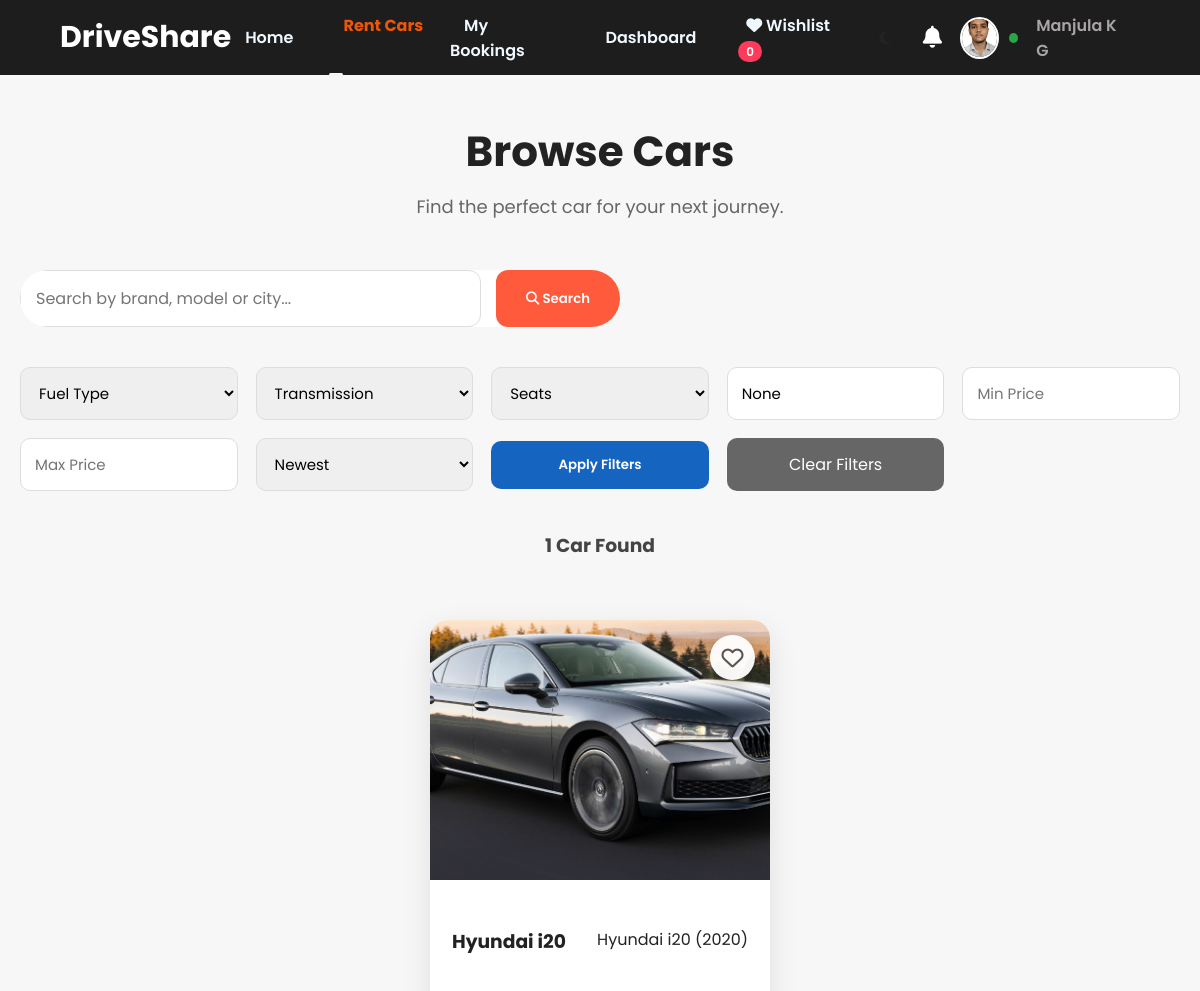
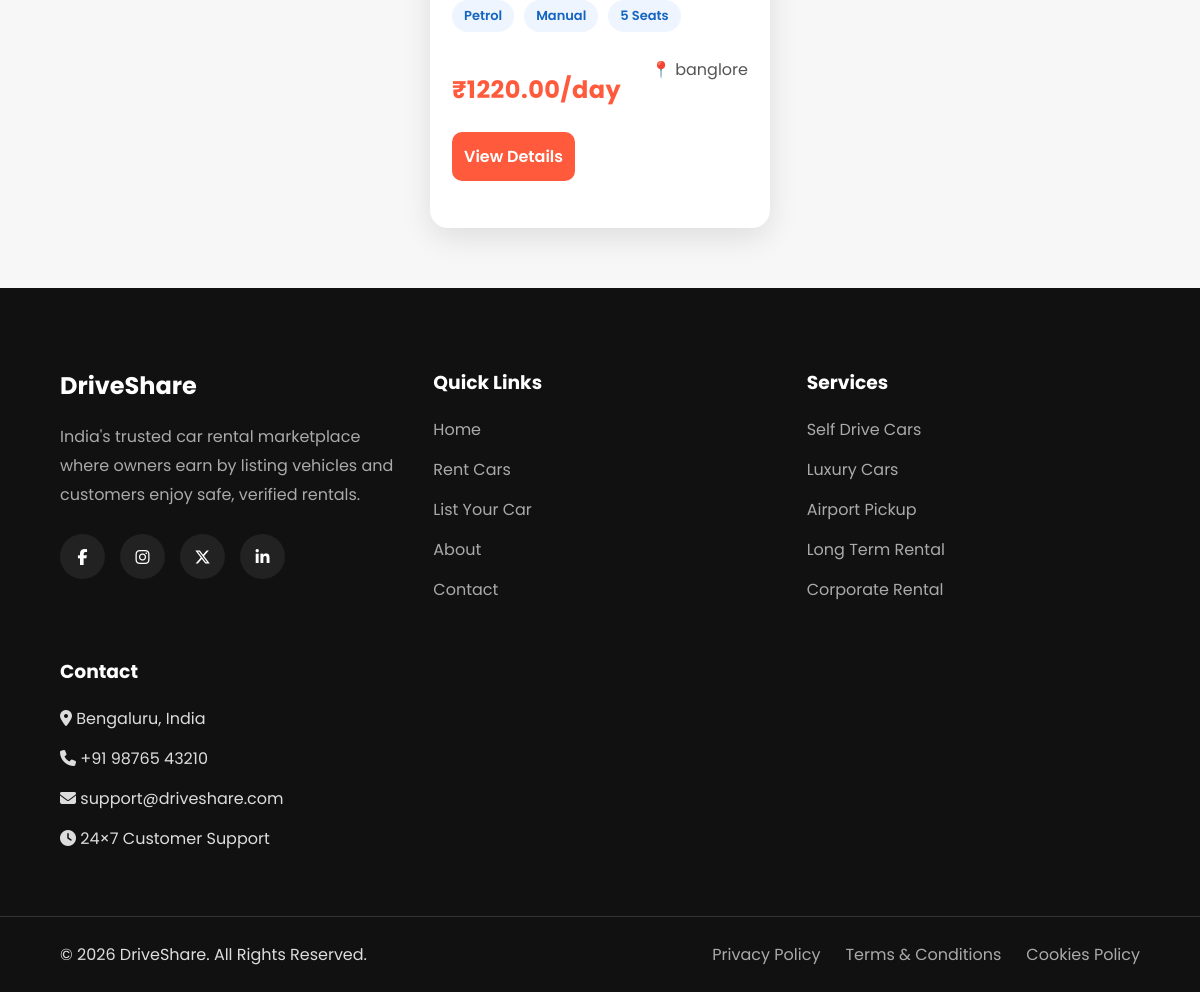
Screenshot of /cars/browse/ (signed in) with the database file from the repository (2 pictures, top to bottom).
### accounts/models.py (models this page shows, shortened)
class CustomUser(AbstractUser):
    USER_TYPES = (
        ('customer', 'Customer'),
        ('owner', 'Car Owner'),
        ('admin', 'Admin'),
    )
    user_type = models.CharField(
        max_length=20,
        choices=USER_TYPES,
        default='customer'
    )
    phone_number = models.CharField(
        max_length=15,
        blank=True
    )
    profile_picture = models.ImageField(
        upload_to='profile_pictures/',
        blank=True,
        null=True
    )

### cars/models.py (models this page shows, shortened)
class Car(models.Model):
    FUEL_TYPES = [
        ("Petrol", "Petrol"),
        ("Diesel", "Diesel"),
        ("Electric", "Electric"),
        ("Hybrid", "Hybrid"),
        ("CNG", "CNG"),
    ]
    TRANSMISSION_TYPES = [
        ("Manual", "Manual"),
        ("Automatic", "Automatic"),
    ]
    STATUS_CHOICES = [
        ("Pending", "Pending"),
        ("Approved", "Approved"),
        ("Rejected", "Rejected"),
    ]
    owner = models.ForeignKey(
        CustomUser,
        on_delete=models.CASCADE,
        related_name="cars"
    )
    title = models.CharField(max_length=150)
    brand = models.CharField(max_length=100)
    model = models.CharField(max_length=100)
    year = models.PositiveIntegerField()
    color = models.CharField(max_length=50)
    seats = models.PositiveIntegerField()
    fuel_type = models.CharField(
        max_length=20,
        choices=FUEL_TYPES
    )
    transmission = models.CharField(
        max_length=20,
        choices=TRANSMISSION_TYPES
    )
    price_per_day = models.DecimalField(
        max_digits=10,
        decimal_places=2
    )
    city = models.CharField(max_length=100)
    description = models.TextField()
    is_available = models.BooleanField(default=True)
    approval_status = models.CharField(
        max_length=20,
        choices=STATUS_CHOICES,
        default="Pending"
    )
    rejection_reason = models.TextField(
    blank=True,
    null=True
)
    created_at = models.DateTimeField(auto_now_add=True)
    updated_at = models.DateTimeField(auto_now=True)

class CarImage(models.Model):
    car = models.ForeignKey(
        Car,
        on_delete=models.CASCADE,
        related_name="images"
    )
    image = models.ImageField(
        upload_to="car_images/"
    )
    is_primary = models.BooleanField(
        default=False
    )
    uploaded_at = models.DateTimeField(
        auto_now_add=True
    )

### cars/views.py (the view, shortened to what this page needs)
def browse_cars(request):
    cars = Car.objects.filter(
        approval_status="Approved",
        is_available=True
    )
    search = request.GET.get("search")
    fuel = request.GET.get("fuel")
    transmission = request.GET.get("transmission")
    seats = request.GET.get("seats")
    city = request.GET.get("city")
    min_price = request.GET.get("min_price")
    max_price = request.GET.get("max_price")
    sort = request.GET.get("sort")
    if fuel:
        cars = cars.filter(fuel_type=fuel)
    if transmission:
        cars = cars.filter(transmission=transmission)
    if seats:
        cars = cars.filter(seats=seats)
    if city:
        cars = cars.filter(city__icontains=city)
    if min_price:
        cars = cars.filter(price_per_day__gte=min_price)
    if max_price:
        cars = cars.filter(price_per_day__lte=max_price)
    if sort == "low":
        cars = cars.order_by("price_per_day")
    elif sort == "high":
        cars = cars.order_by("-price_per_day")
    elif sort == "old":
        cars = cars.order_by("created_at")
    else:
        cars = cars.order_by("-created_at")
    paginator = Paginator(cars, 9)
    page_number = request.GET.get("page")
    page_obj = paginator.get_page(page_number)
    wishlist_ids = []
    if request.user.is_authenticated and request.user.user_type == "customer":
        wishlist_ids = Wishlist.objects.filter(
            customer=request.user
        ).values_list(
            "car_id",
            flat=True
        )
    return render(
        request,
        "cars/browse_cars.html",
        {
            "cars": page_obj,
            "page_obj": page_obj,
            "wishlist_ids": wishlist_ids,
            "search": search,
            "fuel": fuel,
            "transmission": transmission,
            "seats": seats,
            "city": city,
            "min_price": min_price,
            "max_price": max_price,
            "sort": sort,
        }
    )

### templates/cars/browse_cars.html (shortened to what this page needs)
{% extends "base.html" %}
{% load static %}
{% block content %}
<section class="browse-section">
    <div class="browse-header">
        <h1>Browse Cars</h1>
        <p>Find the perfect car for your next journey.</p>
    </div>
    <div class="search-box">
        <form method="GET">
            <input
                type="text"
                name="search"
                placeholder="Search by brand, model or city..."
                value="{{ search|default:'' }}"
            >
            <button type="submit">
                <i class="fas fa-search"></i>
                Search
            </button>
        </form>
    </div>
    <div class="filter-box">
        <form method="GET">
            <select name="fuel">
                <option value="">Fuel Type</option>
            </select>
            <select name="transmission">
                <option value="">Transmission</option>
            </select>
            <select name="seats">
                <option value="">Seats</option>
            </select>
            <input
                type="text"
                name="city"
                placeholder="City"
                value="{{ city }}"
            >
            <input
                type="number"
                name="min_price"
                placeholder="Min Price"
                value="{{ min_price }}"
            >
            <input
                type="number"
                name="max_price"
                placeholder="Max Price"
                value="{{ max_price }}"
            >
            <select name="sort">
                <option value="">Newest</option>
            </select>
            <button type="submit">
                Apply Filters
            </button>
            <a href="{% url 'browse_cars' %}" class="clear-filter">
                Clear Filters
            </a>
        </form>
    </div>
    {% if page_obj %}
    <div class="results-count">
        <h3>
            {{ page_obj.paginator.count }} Car{{ page_obj.paginator.count|pluralize }} Found
        </h3>
    </div>
    {% endif %}
    {% if cars %}
    <div class="car-grid">
        {% for car in cars %}
        <div class="car-card">
                <div class="car-image">
        {% if car.images.first %}
            <img src="{{ car.images.first.image.url }}" alt="{{ car.title }}">
        {% else %}
            <img src="{% static 'images/default-car.jpg' %}" alt="No Image">
        {% endif %}
        {% if user.is_authenticated and user.user_type == "customer" %}
        <a href="{% url 'toggle_wishlist' car.id %}" class="wishlist-btn">
    {% if car.id in wishlist_ids %}
        <i class="fas fa-heart"></i>
    {% else %}
        <i class="far fa-heart"></i>
    {% endif %}
</a>
        {% endif %}
    </div>
            <div class="car-info">
                <h3>{{ car.title }}</h3>
                <p>{{ car.brand }} {{ car.model }} ({{ car.year }})</p>
                <div class="car-tags">
                    <span>{{ car.fuel_type }}</span>
                    <span>{{ car.transmission }}</span>
                    <span>{{ car.seats }} Seats</span>
                </div>
                <h2>₹{{ car.price_per_day }}/day</h2>
                <p class="city">
                    📍 {{ car.city }}
                </p>
                <a href="{% url 'car_details' car.id %}" class="view-btn">
                    View Details
                </a>
            </div>
        </div>
        {% endfor %}
    </div>
    {% endif %}
</section>
{% endblock %}

### templates/navbar.html (shortened to what this page needs)
<nav class="navbar">
    <div class="logo">
        <a href="/">DriveShare</a>
    </div>
    <ul class="nav-links">
    <li>
    <a href="/"
       class="{% if request.path == '/' %}active{% endif %}">
        Home
    </a>
</li>
    {% if user.is_authenticated %}
        {% if user.user_type == "customer" %}
            <li>
    <a href="{% url 'browse_cars' %}"
       class="{% if '/cars/' in request.path %}active{% endif %}">
        Rent Cars
    </a>
</li>
<li>
    <a href="#"
       class="{% if '/bookings/' in request.path %}active{% endif %}">
        My Bookings
    </a>
</li>
<li>
    <a href="{% url 'customer_dashboard' %}"
       class="{% if request.path == '/dashboard/customer/' %}active{% endif %}">
        Dashboard
    </a>
</li>
<li>
    <a href="{% url 'wishlist' %}">
        <i class="fas fa-heart"></i>
        Wishlist
{% if user.is_authenticated and user.user_type == "customer" %}
<span class="wishlist-count">
{{ user.wishlist_items.count }}
</span>
{% endif %}
    </a>
</li>
        {% endif %}
    {% else %}
        <li><a href="{% url 'browse_cars' %}">Rent Car</a></li>
        <li><a href="#">List Your Car</a></li>
        <li><a href="#">About</a></li>
        <li><a href="#">Contact</a></li>
    {% endif %}
</ul>
   <div class="auth-buttons">
    {% if user.is_authenticated %}
    <div class="theme-toggle" id="themeToggle">
    <i class="fas fa-moon"></i>
</div>
    <div class="notification-icon">
        <a href="{% url 'notifications' %}">
    <i class="fas fa-bell"></i>
</a>
</div>
<div class="user-profile"id="userProfile">
    {% if user.profile_picture %}
        <img src="{{ user.profile_picture.url }}" class="nav-profile-img">
    {% else %}
        {% load static %}
    {% endif %}
    {% if user.user_type == "customer" %}
    {% if user.customer_profile.verification_status == "Approved" %}
        <span class="status-dot approved"></span>
    {% elif user.customer_profile.verification_status == "Pending" %}
        <span class="status-dot pending"></span>
    {% else %}
        <span class="status-dot rejected"></span>
    {% endif %}
{% endif %}
    <span style="margin-right:15px; font-weight:600; color:#a9a5a5;">
        {{ user.first_name }}
    </span>
</div>
    {% endif %}
</div>
</nav>

### static/css/style.css (style rules this page uses)
* { margin:0; padding:0; box-sizing:border-box; font-family:'Poppins',sans-serif; }
* { transition: color .25s ease, background-color .25s ease, border-color .25s ease, box-shadow .25s ease, transform .25s ease; }
html { scroll-behavior:smooth; }
body { background:#f7f7f7; color:#222; }
a { text-decoration:none; }
ul { list-style:none; }
button, a { transition:.3s; }
button, .dashboard-btn, .login-btn, .signup-btn { cursor:pointer; font-weight:600; transition:all .3s ease; }
input, select, textarea { transition:.3s ease; }

### static/css/navbar.css (style rules this page uses)
.navbar { position:fixed; top:0; left:0; width:100%; height:75px; padding:0 40px; display:flex; justify-content:space-between; align-items:center; background:rgba(17,17,17,.95); backdrop-filter:blur(12px); z-index:9999; }
.navbar { transition: background .35s ease, box-shadow .35s ease, padding .35s ease; }
.logo a { font-size:30px; font-weight:700; color:white; }
.nav-links { display:flex; align-items:center; gap:22px; list-style:none; margin:0; padding:0; }
.nav-links a { color:aliceblue; font-size:16px; font-weight:600; text-decoration:none; padding:8px 14px; border-radius:8px; transition:.3s; }
.auth-buttons { display:flex; align-items:center; gap:18px; }
.user-profile { position:relative; display:flex; align-items:center; gap:10px; cursor:pointer; }
.nav-profile-img { width:42px; height:42px; border-radius:50%; object-fit:cover; border:2px solid white; }
.notification-icon { font-size:22px; color:white; cursor:pointer; }
.notification-icon a { color:white; font-size:22px; text-decoration:none; transition:.3s; }
.status-dot { width:10px; height:10px; border-radius:50%; display:inline-block; margin-right:8px; }
.status-dot.approved { background:#28a745; }
.nav-links a.active { color: #ec5708; font-weight:700; position:relative; }
.nav-links a.active::after { content:""; position:absolute; left:0; bottom:-6px; width:100%; height:3px; background:#f5f5f5; border-radius:5px; }
.nav-profile-img { transition:all .3s ease; }
.notification-icon i { transition:all .3s ease; }
.theme-toggle { width:42px; height:42px; border-radius:50%; display:flex; justify-content:center; align-items:center; }
.wishlist-count { margin-left:6px; background:#ff3b5c; color:white; padding:2px 8px; border-radius:50px; font-size:12px; font-weight:600; }

### static/css/hero.css (style rules this page uses)
.search-box { display:flex; background:white; border-radius:50px; overflow:hidden; width:600px; margin:auto; }
.search-box input { flex:1; padding:18px; border:none; outline:none; }
.search-box button { background:#ff5a3c; color:white; border:none; padding:18px 35px; cursor:pointer; }

### static/css/features.css (style rules this page uses)
.car-grid { display:grid; grid-template-columns:repeat(auto-fit,minmax(320px,1fr)); gap:35px; margin-top:60px; }
.car-card { background:#fff; border-radius:20px; overflow:hidden; box-shadow:0 15px 30px rgba(0,0,0,.08); transition:.4s; }
.car-image { position:relative; }
.car-image img { width:100%; height:240px; object-fit:cover; }
.car-info { display:flex; justify-content:space-between; flex-wrap:wrap; margin:25px 0; gap:10px; }
.car-info span { color:#555; font-size:14px; }

### static/css/responsive.css (style rules this page uses)
@media (max-width:1200px) { .navbar { padding:18px 5%; } }

### static/css/dashboard.css (style rules this page uses)
.dashboard-header h1, section h2 { letter-spacing:.5px; }

### rows the page displays
CustomUser: wishlist_items.count "0", profile_picture (picture), first_name "Manjula K G"
Car: images.first.image (picture), title "Hyundai i20", brand "Hyundai", model "i20", year "2020", fuel_type "Petrol", transmission "Manual", seats "5", price_per_day "1220.00", city "banglore"

### other values shown
{{ page_obj.paginator.count }} "1"
